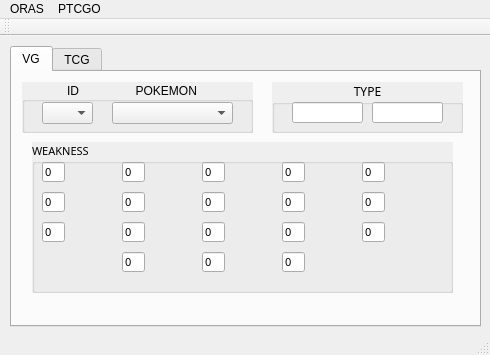
<?xml version="1.0" encoding="UTF-8"?>
<ui version="4.0">
 <class>MainWindow</class>
 <widget class="QMainWindow" name="MainWindow">
  <property name="geometry">
   <rect>
    <x>0</x>
    <y>0</y>
    <width>490</width>
    <height>355</height>
   </rect>
  </property>
  <property name="windowTitle">
   <string>MainWindow</string>
  </property>
  <widget class="QWidget" name="centralWidget">
   <widget class="QTabWidget" name="VGtab">
    <property name="enabled">
     <bool>true</bool>
    </property>
    <property name="geometry">
     <rect>
      <x>10</x>
      <y>10</y>
      <width>471</width>
      <height>281</height>
     </rect>
    </property>
    <property name="acceptDrops">
     <bool>false</bool>
    </property>
    <property name="accessibleName">
     <string/>
    </property>
    <property name="autoFillBackground">
     <bool>false</bool>
    </property>
    <property name="tabShape">
     <enum>QTabWidget::Rounded</enum>
    </property>
    <property name="currentIndex">
     <number>0</number>
    </property>
    <property name="tabsClosable">
     <bool>false</bool>
    </property>
    <property name="movable">
     <bool>false</bool>
    </property>
    <widget class="QWidget" name="VG">
     <attribute name="title">
      <string>VG</string>
     </attribute>
     <widget class="QGroupBox" name="TypeBox">
      <property name="geometry">
       <rect>
        <x>260</x>
        <y>10</y>
        <width>191</width>
        <height>51</height>
       </rect>
      </property>
      <property name="font">
       <font>
        <family>Sylfaen</family>
       </font>
      </property>
      <property name="mouseTracking">
       <bool>false</bool>
      </property>
      <property name="acceptDrops">
       <bool>false</bool>
      </property>
      <property name="autoFillBackground">
       <bool>true</bool>
      </property>
      <property name="title">
       <string>TYPE</string>
      </property>
      <property name="alignment">
       <set>Qt::AlignHCenter|Qt::AlignTop</set>
      </property>
      <property name="flat">
       <bool>false</bool>
      </property>
      <widget class="QLineEdit" name="typeText">
       <property name="enabled">
        <bool>true</bool>
       </property>
       <property name="geometry">
        <rect>
         <x>20</x>
         <y>20</y>
         <width>71</width>
         <height>21</height>
        </rect>
       </property>
       <property name="frame">
        <bool>true</bool>
       </property>
       <property name="readOnly">
        <bool>true</bool>
       </property>
      </widget>
      <widget class="QLineEdit" name="type2Text">
       <property name="geometry">
        <rect>
         <x>100</x>
         <y>20</y>
         <width>71</width>
         <height>21</height>
        </rect>
       </property>
       <property name="readOnly">
        <bool>true</bool>
       </property>
      </widget>
     </widget>
     <widget class="QGroupBox" name="weakGroup">
      <property name="geometry">
       <rect>
        <x>20</x>
        <y>70</y>
        <width>421</width>
        <height>151</height>
       </rect>
      </property>
      <property name="font">
       <font>
        <family>Sylfaen</family>
        <pointsize>8</pointsize>
        <weight>50</weight>
        <italic>false</italic>
        <bold>false</bold>
       </font>
      </property>
      <property name="autoFillBackground">
       <bool>true</bool>
      </property>
      <property name="title">
       <string>WEAKNESS</string>
      </property>
      <widget class="QLabel" name="normalLabel">
       <property name="geometry">
        <rect>
         <x>30</x>
         <y>20</y>
         <width>51</width>
         <height>18</height>
        </rect>
       </property>
       <property name="text">
        <string/>
       </property>
       <property name="pixmap">
        <pixmap>typeimg/normal.png</pixmap>
       </property>
       <property name="scaledContents">
        <bool>true</bool>
       </property>
      </widget>
      <widget class="QLabel" name="fightLabel">
       <property name="geometry">
        <rect>
         <x>110</x>
         <y>20</y>
         <width>51</width>
         <height>18</height>
        </rect>
       </property>
       <property name="text">
        <string/>
       </property>
       <property name="pixmap">
        <pixmap>typeimg/fight.png</pixmap>
       </property>
       <property name="scaledContents">
        <bool>true</bool>
       </property>
      </widget>
      <widget class="QLabel" name="steelLabel">
       <property name="geometry">
        <rect>
         <x>270</x>
         <y>50</y>
         <width>51</width>
         <height>18</height>
        </rect>
       </property>
       <property name="text">
        <string/>
       </property>
       <property name="pixmap">
        <pixmap>typeimg/steel.png</pixmap>
       </property>
       <property name="scaledContents">
        <bool>true</bool>
       </property>
      </widget>
      <widget class="QLabel" name="waterLabel">
       <property name="geometry">
        <rect>
         <x>30</x>
         <y>80</y>
         <width>51</width>
         <height>18</height>
        </rect>
       </property>
       <property name="text">
        <string/>
       </property>
       <property name="pixmap">
        <pixmap>typeimg/water.png</pixmap>
       </property>
       <property name="scaledContents">
        <bool>true</bool>
       </property>
      </widget>
      <widget class="QLabel" name="fairyLabel">
       <property name="geometry">
        <rect>
         <x>270</x>
         <y>110</y>
         <width>51</width>
         <height>18</height>
        </rect>
       </property>
       <property name="text">
        <string/>
       </property>
       <property name="pixmap">
        <pixmap>typeimg/fairy.png</pixmap>
       </property>
       <property name="scaledContents">
        <bool>true</bool>
       </property>
      </widget>
      <widget class="QLabel" name="groundLabel">
       <property name="geometry">
        <rect>
         <x>350</x>
         <y>20</y>
         <width>51</width>
         <height>18</height>
        </rect>
       </property>
       <property name="text">
        <string/>
       </property>
       <property name="pixmap">
        <pixmap>typeimg/ground.png</pixmap>
       </property>
       <property name="scaledContents">
        <bool>true</bool>
       </property>
      </widget>
      <widget class="QLabel" name="poisonLabel">
       <property name="geometry">
        <rect>
         <x>270</x>
         <y>20</y>
         <width>51</width>
         <height>18</height>
        </rect>
       </property>
       <property name="text">
        <string/>
       </property>
       <property name="pixmap">
        <pixmap>typeimg/poison.png</pixmap>
       </property>
       <property name="scaledContents">
        <bool>true</bool>
       </property>
      </widget>
      <widget class="QLabel" name="rockLabel">
       <property name="geometry">
        <rect>
         <x>30</x>
         <y>50</y>
         <width>51</width>
         <height>18</height>
        </rect>
       </property>
       <property name="text">
        <string/>
       </property>
       <property name="pixmap">
        <pixmap>typeimg/rock.png</pixmap>
       </property>
       <property name="scaledContents">
        <bool>true</bool>
       </property>
      </widget>
      <widget class="QLabel" name="grassLabel">
       <property name="geometry">
        <rect>
         <x>110</x>
         <y>80</y>
         <width>51</width>
         <height>18</height>
        </rect>
       </property>
       <property name="text">
        <string/>
       </property>
       <property name="pixmap">
        <pixmap>typeimg/Grass.png</pixmap>
       </property>
       <property name="scaledContents">
        <bool>true</bool>
       </property>
      </widget>
      <widget class="QLabel" name="ghostLabel">
       <property name="geometry">
        <rect>
         <x>190</x>
         <y>50</y>
         <width>51</width>
         <height>18</height>
        </rect>
       </property>
       <property name="text">
        <string/>
       </property>
       <property name="pixmap">
        <pixmap>typeimg/ghost.png</pixmap>
       </property>
       <property name="scaledContents">
        <bool>true</bool>
       </property>
      </widget>
      <widget class="QLabel" name="flyingLabel">
       <property name="geometry">
        <rect>
         <x>190</x>
         <y>20</y>
         <width>51</width>
         <height>18</height>
        </rect>
       </property>
       <property name="text">
        <string/>
       </property>
       <property name="pixmap">
        <pixmap>typeimg/flying.png</pixmap>
       </property>
       <property name="scaledContents">
        <bool>true</bool>
       </property>
      </widget>
      <widget class="QLabel" name="psychicLabel">
       <property name="geometry">
        <rect>
         <x>270</x>
         <y>80</y>
         <width>51</width>
         <height>18</height>
        </rect>
       </property>
       <property name="text">
        <string/>
       </property>
       <property name="pixmap">
        <pixmap>typeimg/psychic.png</pixmap>
       </property>
       <property name="scaledContents">
        <bool>true</bool>
       </property>
      </widget>
      <widget class="QLabel" name="electricLabel">
       <property name="geometry">
        <rect>
         <x>190</x>
         <y>80</y>
         <width>51</width>
         <height>18</height>
        </rect>
       </property>
       <property name="text">
        <string/>
       </property>
       <property name="pixmap">
        <pixmap>typeimg/electric.png</pixmap>
       </property>
       <property name="scaledContents">
        <bool>true</bool>
       </property>
      </widget>
      <widget class="QLabel" name="bugLabel">
       <property name="geometry">
        <rect>
         <x>110</x>
         <y>50</y>
         <width>51</width>
         <height>18</height>
        </rect>
       </property>
       <property name="text">
        <string/>
       </property>
       <property name="pixmap">
        <pixmap>typeimg/bug.png</pixmap>
       </property>
       <property name="scaledContents">
        <bool>true</bool>
       </property>
      </widget>
      <widget class="QLabel" name="fireLabel">
       <property name="geometry">
        <rect>
         <x>350</x>
         <y>50</y>
         <width>51</width>
         <height>18</height>
        </rect>
       </property>
       <property name="text">
        <string/>
       </property>
       <property name="pixmap">
        <pixmap>typeimg/fire.png</pixmap>
       </property>
       <property name="scaledContents">
        <bool>true</bool>
       </property>
      </widget>
      <widget class="QLabel" name="iceLabel">
       <property name="geometry">
        <rect>
         <x>350</x>
         <y>80</y>
         <width>51</width>
         <height>18</height>
        </rect>
       </property>
       <property name="text">
        <string/>
       </property>
       <property name="pixmap">
        <pixmap>typeimg/ice.png</pixmap>
       </property>
       <property name="scaledContents">
        <bool>true</bool>
       </property>
      </widget>
      <widget class="QLabel" name="darkLabel">
       <property name="geometry">
        <rect>
         <x>190</x>
         <y>110</y>
         <width>51</width>
         <height>18</height>
        </rect>
       </property>
       <property name="text">
        <string/>
       </property>
       <property name="pixmap">
        <pixmap>typeimg/dark.png</pixmap>
       </property>
       <property name="scaledContents">
        <bool>true</bool>
       </property>
      </widget>
      <widget class="QLabel" name="dragonLabel">
       <property name="geometry">
        <rect>
         <x>110</x>
         <y>110</y>
         <width>51</width>
         <height>18</height>
        </rect>
       </property>
       <property name="text">
        <string/>
       </property>
       <property name="pixmap">
        <pixmap>typeimg/dragon.png</pixmap>
       </property>
       <property name="scaledContents">
        <bool>true</bool>
       </property>
      </widget>
      <widget class="QLineEdit" name="normalWeak">
       <property name="geometry">
        <rect>
         <x>10</x>
         <y>20</y>
         <width>23</width>
         <height>20</height>
        </rect>
       </property>
       <property name="text">
        <string>0</string>
       </property>
       <property name="readOnly">
        <bool>true</bool>
       </property>
      </widget>
      <widget class="QLineEdit" name="rockWeak">
       <property name="geometry">
        <rect>
         <x>10</x>
         <y>50</y>
         <width>23</width>
         <height>20</height>
        </rect>
       </property>
       <property name="text">
        <string>0</string>
       </property>
       <property name="readOnly">
        <bool>true</bool>
       </property>
      </widget>
      <widget class="QLineEdit" name="waterWeak">
       <property name="geometry">
        <rect>
         <x>10</x>
         <y>80</y>
         <width>23</width>
         <height>20</height>
        </rect>
       </property>
       <property name="text">
        <string>0</string>
       </property>
       <property name="readOnly">
        <bool>true</bool>
       </property>
      </widget>
      <widget class="QLineEdit" name="fightWeak">
       <property name="geometry">
        <rect>
         <x>90</x>
         <y>20</y>
         <width>23</width>
         <height>20</height>
        </rect>
       </property>
       <property name="text">
        <string>0</string>
       </property>
       <property name="readOnly">
        <bool>true</bool>
       </property>
      </widget>
      <widget class="QLineEdit" name="bugWeak">
       <property name="geometry">
        <rect>
         <x>90</x>
         <y>50</y>
         <width>23</width>
         <height>20</height>
        </rect>
       </property>
       <property name="text">
        <string>0</string>
       </property>
       <property name="readOnly">
        <bool>true</bool>
       </property>
      </widget>
      <widget class="QLineEdit" name="grassWeak">
       <property name="geometry">
        <rect>
         <x>90</x>
         <y>80</y>
         <width>23</width>
         <height>20</height>
        </rect>
       </property>
       <property name="text">
        <string>0</string>
       </property>
       <property name="readOnly">
        <bool>true</bool>
       </property>
      </widget>
      <widget class="QLineEdit" name="flyingWeak">
       <property name="geometry">
        <rect>
         <x>170</x>
         <y>20</y>
         <width>23</width>
         <height>20</height>
        </rect>
       </property>
       <property name="text">
        <string>0</string>
       </property>
       <property name="readOnly">
        <bool>true</bool>
       </property>
      </widget>
      <widget class="QLineEdit" name="ghostWeak">
       <property name="geometry">
        <rect>
         <x>170</x>
         <y>50</y>
         <width>23</width>
         <height>20</height>
        </rect>
       </property>
       <property name="text">
        <string>0</string>
       </property>
       <property name="readOnly">
        <bool>true</bool>
       </property>
      </widget>
      <widget class="QLineEdit" name="electricWeak">
       <property name="geometry">
        <rect>
         <x>170</x>
         <y>80</y>
         <width>23</width>
         <height>20</height>
        </rect>
       </property>
       <property name="text">
        <string>0</string>
       </property>
       <property name="readOnly">
        <bool>true</bool>
       </property>
      </widget>
      <widget class="QLineEdit" name="poisonWeak">
       <property name="geometry">
        <rect>
         <x>250</x>
         <y>20</y>
         <width>23</width>
         <height>20</height>
        </rect>
       </property>
       <property name="text">
        <string>0</string>
       </property>
       <property name="readOnly">
        <bool>true</bool>
       </property>
      </widget>
      <widget class="QLineEdit" name="steelWeak">
       <property name="geometry">
        <rect>
         <x>250</x>
         <y>50</y>
         <width>23</width>
         <height>20</height>
        </rect>
       </property>
       <property name="text">
        <string>0</string>
       </property>
       <property name="readOnly">
        <bool>true</bool>
       </property>
      </widget>
      <widget class="QLineEdit" name="psychicWeak">
       <property name="geometry">
        <rect>
         <x>250</x>
         <y>80</y>
         <width>23</width>
         <height>20</height>
        </rect>
       </property>
       <property name="text">
        <string>0</string>
       </property>
       <property name="readOnly">
        <bool>true</bool>
       </property>
      </widget>
      <widget class="QLineEdit" name="groundWeak">
       <property name="geometry">
        <rect>
         <x>330</x>
         <y>20</y>
         <width>23</width>
         <height>20</height>
        </rect>
       </property>
       <property name="text">
        <string>0</string>
       </property>
       <property name="readOnly">
        <bool>true</bool>
       </property>
      </widget>
      <widget class="QLineEdit" name="fireWeak">
       <property name="geometry">
        <rect>
         <x>330</x>
         <y>50</y>
         <width>23</width>
         <height>20</height>
        </rect>
       </property>
       <property name="text">
        <string>0</string>
       </property>
       <property name="readOnly">
        <bool>true</bool>
       </property>
      </widget>
      <widget class="QLineEdit" name="iceWeak">
       <property name="geometry">
        <rect>
         <x>330</x>
         <y>80</y>
         <width>23</width>
         <height>20</height>
        </rect>
       </property>
       <property name="text">
        <string>0</string>
       </property>
       <property name="readOnly">
        <bool>true</bool>
       </property>
      </widget>
      <widget class="QLineEdit" name="dragonWeak">
       <property name="geometry">
        <rect>
         <x>90</x>
         <y>110</y>
         <width>23</width>
         <height>20</height>
        </rect>
       </property>
       <property name="text">
        <string>0</string>
       </property>
       <property name="readOnly">
        <bool>true</bool>
       </property>
      </widget>
      <widget class="QLineEdit" name="darkWeak">
       <property name="geometry">
        <rect>
         <x>170</x>
         <y>110</y>
         <width>23</width>
         <height>20</height>
        </rect>
       </property>
       <property name="text">
        <string>0</string>
       </property>
       <property name="readOnly">
        <bool>true</bool>
       </property>
      </widget>
      <widget class="QLineEdit" name="fairyWeak">
       <property name="geometry">
        <rect>
         <x>250</x>
         <y>110</y>
         <width>23</width>
         <height>20</height>
        </rect>
       </property>
       <property name="text">
        <string>0</string>
       </property>
       <property name="readOnly">
        <bool>true</bool>
       </property>
      </widget>
     </widget>
     <widget class="QGroupBox" name="groupBox">
      <property name="geometry">
       <rect>
        <x>10</x>
        <y>10</y>
        <width>231</width>
        <height>51</height>
       </rect>
      </property>
      <property name="autoFillBackground">
       <bool>true</bool>
      </property>
      <property name="title">
       <string>   ID                 POKEMON      </string>
      </property>
      <property name="alignment">
       <set>Qt::AlignCenter</set>
      </property>
      <widget class="QComboBox" name="pokeBox">
       <property name="geometry">
        <rect>
         <x>90</x>
         <y>20</y>
         <width>121</width>
         <height>22</height>
        </rect>
       </property>
      </widget>
      <widget class="QComboBox" name="idBlock">
       <property name="geometry">
        <rect>
         <x>20</x>
         <y>20</y>
         <width>51</width>
         <height>22</height>
        </rect>
       </property>
      </widget>
     </widget>
    </widget>
    <widget class="QWidget" name="TCG">
     <attribute name="title">
      <string>TCG</string>
     </attribute>
    </widget>
   </widget>
  </widget>
  <widget class="QToolBar" name="mainToolBar">
   <attribute name="toolBarArea">
    <enum>TopToolBarArea</enum>
   </attribute>
   <attribute name="toolBarBreak">
    <bool>false</bool>
   </attribute>
  </widget>
  <widget class="QStatusBar" name="statusBar"/>
  <widget class="QMenuBar" name="menuBar">
   <property name="geometry">
    <rect>
     <x>0</x>
     <y>0</y>
     <width>490</width>
     <height>26</height>
    </rect>
   </property>
   <widget class="QMenu" name="menuPokeORAS">
    <property name="title">
     <string>ORAS</string>
    </property>
    <widget class="QMenu" name="menuPokeXY">
     <property name="title">
      <string>XY</string>
     </property>
     <addaction name="separator"/>
    </widget>
    <addaction name="menuPokeXY"/>
    <addaction name="actionHGSS"/>
   </widget>
   <widget class="QMenu" name="menuPtcgo">
    <property name="title">
     <string>PTCGO</string>
    </property>
   </widget>
   <addaction name="menuPokeORAS"/>
   <addaction name="menuPtcgo"/>
  </widget>
  <action name="actionHGSS">
   <property name="text">
    <string>HGSS</string>
   </property>
  </action>
 </widget>
 <layoutdefault spacing="6" margin="11"/>
 <resources/>
 <connections>
  <connection>
   <sender>pokeBox</sender>
   <signal>currentTextChanged(QString)</signal>
   <receiver>typeText</receiver>
   <slot>setText(QString)</slot>
   <hints>
    <hint type="sourcelabel">
     <x>222</x>
     <y>115</y>
    </hint>
    <hint type="destinationlabel">
     <x>327</x>
     <y>115</y>
    </hint>
   </hints>
  </connection>
  <connection>
   <sender>idBlock</sender>
   <signal>currentTextChanged(QString)</signal>
   <receiver>typeText</receiver>
   <slot>setText(QString)</slot>
   <hints>
    <hint type="sourcelabel">
     <x>67</x>
     <y>115</y>
    </hint>
    <hint type="destinationlabel">
     <x>327</x>
     <y>115</y>
    </hint>
   </hints>
  </connection>
 </connections>
</ui>
